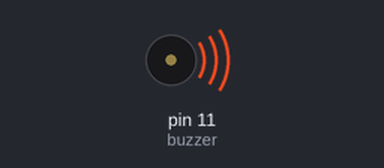
A sketch run on a simulated Arduino Uno, built with avr-gcc and run on an emulated ATmega328P. Shown: buzzer (waves = sounding).

Above: at 0.1 s.
Timing chart, 0 to 40.0 s (numbered marks = the images above):
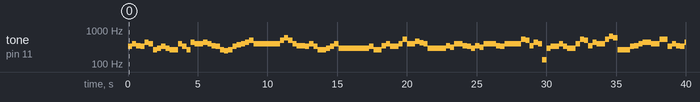

Measured:
- by itself, tone on pin 11 (buzzer): plays 330 Hz for 0.30 s, 392 Hz for 0.30 s, 349 Hz for 0.30 s, 330 Hz for 0.30 s, 440 Hz for 0.30 s, 392 Hz for 0.30 s … (98 notes in this stretch)

The sketch:

a_portuguesa.ino
```cpp
#define DO3 132
#define RE3 148
#define MI3 166
#define FA3 176
#define FAS3 186
#define SOL3 197
#define LA3 222
#define SI3 249
#define DO4 264
#define RE4 294
#define MI4 330
#define MIB4 314
#define FA4 349
#define FAS4 370
#define SOL4 392
#define SOLS4 419
#define LA4 440
#define SI4 494
#define SIB4 467
#define DO5 528
#define RE5 592
#define MI5 665

int buzzer = 11;

void setup()
{
    pinMode(buzzer,OUTPUT);
}

void loop()
{
    tone(buzzer,MI4);
    delay(300);
    tone(buzzer,SOL4);
    delay(300);
  	tone(buzzer,FA4);
    delay(300);
  	tone(buzzer,MI4);
    delay(300);
  	tone(buzzer,LA4);
    delay(300);
    tone(buzzer,SOL4);
    delay(300);
    tone(buzzer,DO4);
    delay(300);
    tone(buzzer,RE4);
    delay(300);
    tone(buzzer,MI4);
    delay(300);
    tone(buzzer,RE4);
    delay(300);
    tone(buzzer,DO4);
    delay(300);
    tone(buzzer,DO4);
    delay(300);
    tone(buzzer,SOL4);
    delay(300);
    tone(buzzer,MI4);
    delay(300);
    tone(buzzer,DO4);
    delay(300);
    tone(buzzer,LA4);
    delay(300);
    tone(buzzer,SOL4);
    delay(300);
    tone(buzzer,SOL4);
    delay(300);
    tone(buzzer,LA4);
    delay(300);
    tone(buzzer,SOL4);
    delay(300);
    tone(buzzer,FA4);
    delay(300);
    tone(buzzer,MI4);
    delay(300);
    tone(buzzer,DO4);
    delay(300);
    tone(buzzer,SI3);
    delay(300);
    tone(buzzer,DO4);
    delay(300);
    tone(buzzer,MI4);
    delay(300);
    tone(buzzer,FAS4);
    delay(300);
    tone(buzzer,SOL4);
    delay(300);
    tone(buzzer,LA4);
    delay(300);
    tone(buzzer,SI4);
    delay(300);
    tone(buzzer,SOL4);
    delay(1600);
    tone(buzzer,SOL4);
    delay(300);
    tone(buzzer,SI4);
    delay(300);
    tone(buzzer,RE5);
    delay(300);
    tone(buzzer,SI4);
    delay(300);
    tone(buzzer,SOL4);
    delay(300);
    tone(buzzer,FA4);
    delay(300);
    tone(buzzer,FA4);
    delay(300);
    tone(buzzer,MI4);
    delay(300);
    tone(buzzer,SOL4);
    delay(300);
    tone(buzzer,MI4);
    delay(300);
    tone(buzzer,DO4);
    delay(300);
    tone(buzzer,DO4);
    delay(300);
    tone(buzzer,RE4);
    delay(300);
    tone(buzzer,MI4);
    delay(300);
    tone(buzzer,SOL4);
    delay(300);
    tone(buzzer,RE4);
    delay(300);
    tone(buzzer,RE4);
    delay(1600);
    tone(buzzer,RE4);
    delay(300);
    tone(buzzer,MI4);
    delay(300);
    tone(buzzer,DO4);
    delay(300);
    tone(buzzer,DO4);
    delay(300);
    tone(buzzer,FA4);
    delay(300);
    tone(buzzer,SOL4);
    delay(300);
    tone(buzzer,MI4);
    delay(300);
    tone(buzzer,MI4);
    delay(300);
    tone(buzzer,SOL4);
    delay(300);
    tone(buzzer,DO5);
    delay(300);
    tone(buzzer,SOL4);
    delay(300);
    tone(buzzer,SOL4);
    delay(300);
    tone(buzzer,SIB4);
    delay(300);
    tone(buzzer,SOLS4);
    delay(300);
    tone(buzzer,SOL4);
    delay(300);
    tone(buzzer,RE4);
    delay(1300);
    tone(buzzer,FA4);
    delay(300);
    tone(buzzer,MIB4);
    delay(300);
    tone(buzzer,SOL4);
    delay(300);
    tone(buzzer,SOL4);
    delay(300);
    tone(buzzer,FA4);
    delay(300);
    tone(buzzer,MI4);
    delay(300);
    tone(buzzer,RE4);
    delay(300);
    tone(buzzer,FA4);
    delay(300);
    tone(buzzer,MIB4);
    delay(300);
    tone(buzzer,SOL4);
    delay(300);
    tone(buzzer,SOL4);
    delay(300);
    tone(buzzer,SOL4);
    delay(300);
    tone(buzzer,FA4);
    delay(300);
    tone(buzzer,MI4);
    delay(300);
    tone(buzzer,SOL4);
    delay(300);
    tone(buzzer,SOL4);
    delay(300);
    tone(buzzer,SOL4);
    delay(300);
    tone(buzzer,SOL4);
    delay(300);
    tone(buzzer,DO5);
    delay(300);
    tone(buzzer,SI4);
    delay(300);
    tone(buzzer,FA4);
    delay(300);
    tone(buzzer,LA4);
    delay(300);
    tone(buzzer,SOL4);
    delay(300);
    tone(buzzer,DO3);
    delay(300);
    tone(buzzer,RE4);
    delay(300);
    tone(buzzer,MI4);
    delay(300);
    tone(buzzer,MI4);
    delay(300);
    tone(buzzer,SOL4);
    delay(300);
    tone(buzzer,MI4);
    delay(300);
    tone(buzzer,RE4);
    delay(300);
    tone(buzzer,RE4);
    delay(300);
    tone(buzzer,SOL4);
    delay(300);
    tone(buzzer,DO5);
    delay(300);
    tone(buzzer,SI4);
    delay(300);
    tone(buzzer,FA4);
    delay(300);
    tone(buzzer,LA4);
    delay(300);
    tone(buzzer,SOL4);
    delay(300);
    tone(buzzer,SOL4);
    delay(300);
    tone(buzzer,DO5);
    delay(300);
    tone(buzzer,MI5);
    delay(300);
    tone(buzzer,RE5);
    delay(300);
    tone(buzzer,DO4);
    delay(300);
    tone(buzzer,DO4);
    delay(300);
    tone(buzzer,DO4);
    delay(300);
    tone(buzzer,MI4);
    delay(300);
    tone(buzzer,FA4);
    delay(300);
    tone(buzzer,SOL4);
    delay(300);
    tone(buzzer,LA4);
    delay(300);
    tone(buzzer,LA4);
    delay(300);
    tone(buzzer,SOL4);
    delay(300);
    tone(buzzer,SOL4);
    delay(300);
    tone(buzzer,DO5);
    delay(300);
    tone(buzzer,DO5);
    delay(300);
}
```
